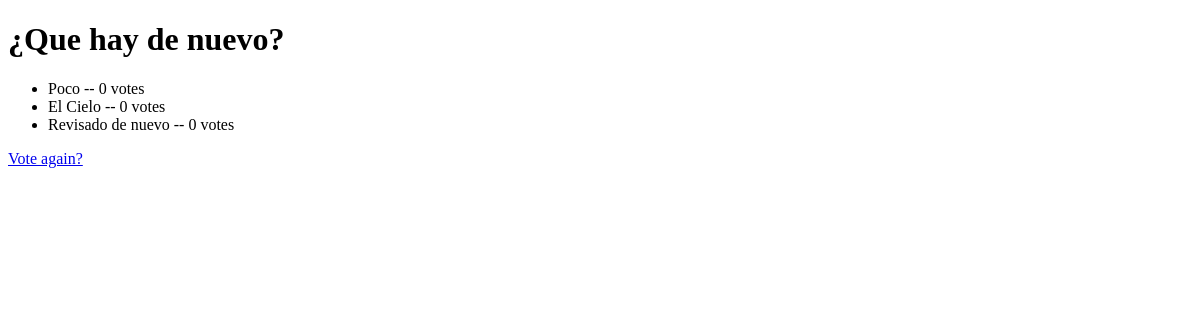
/polls/1/results/, run on an earlier commit of the app's database.
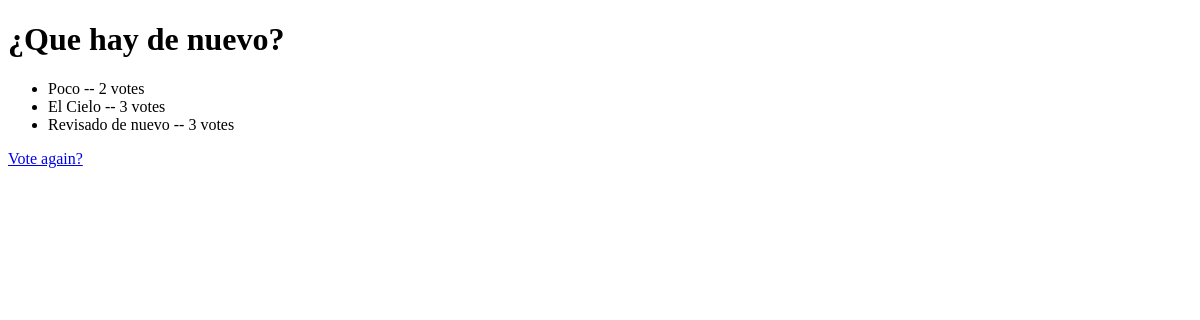
And on a later commit of the database.
### polls/models.py (models this page shows, shortened)
class Question(models.Model):
    question_text = models.CharField(max_length=200)
    pub_date = models.DateTimeField('date published')

class Choice(models.Model):
    question = models.ForeignKey(Question, on_delete=models.CASCADE)
    choice_text = models.CharField(max_length=200)
    votes = models.IntegerField(default=0)

### polls/views.py (the view)
# urls.py: path('<int:question_id>/results/', views.results, name='results'),
def results(request, question_id):
    question = get_object_or_404(Question, pk=question_id)
    return render(request, 'polls/results.html', {'question': question})

### polls/templates/polls/results.html (shortened to what this page needs)
<!DOCTYPE html>
<html>
<head>
</head>
<body>
<h1>{{ question.question_text }}</h1>
    <ul>
    {% for choice in question.choice_set.all %}
        <li>{{ choice.choice_text }} -- {{ choice.votes }} vote{{ choice.votes|pluralize }}</li>
    {% endfor %}
    </ul>
    <a href="{% url 'polls:detail' question.id %}">Vote again?</a>
</body>
</html>

What changed in the data, as far as the page shows it:
changed Choice "Poco": votes "0" → "2"
changed Choice "El Cielo": votes "0" → "3"
changed Choice "Revisado de nuevo": votes "0" → "3"
